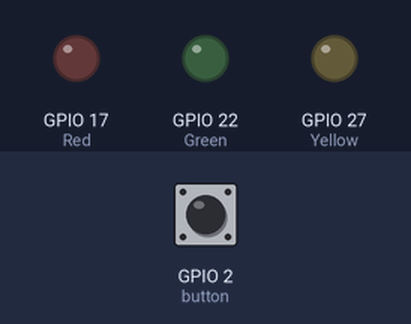
This program was run on a simulated Raspberry Pi (BCM pin numbers). Shown: output pins drawn as LEDs (lit = HIGH). Inputs (shaded band) come from the test bench; at power-on: GPIO 2 (button) HIGH.

Above: at 1.2 s.
1.3 s: GPIO 2 (button) pulled LOW for 0.15 s
4.4 s: GPIO 2 (button) pulled LOW for 3.2 s
At 8.5 s:
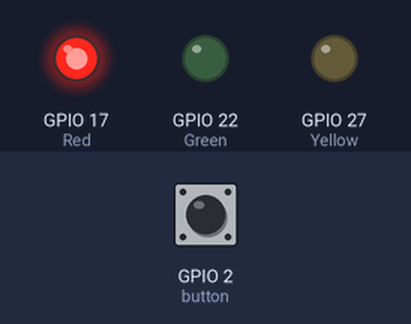
At 12.7 s:
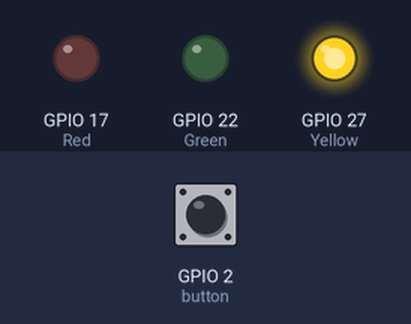
Timing chart, 0 to 24.1 s (numbered marks = the images above; inputs shaded):
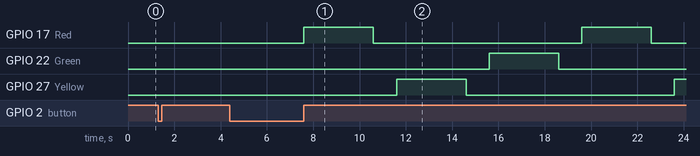

The program:

traffic.py
```python
from gpiozero import LED, Button
from signal import pause
from time import sleep


Red = LED(17)
Yellow = LED(27)
Green = LED(22)
button = Button(2)

def delay():
    Red.on
    Yellow.on
    Green.on
    sleep(5)
button.when_pressed = delay

def traffic():
    while True:
        Red.on()
        sleep(3)
        Red.off()
        sleep(1)

        Yellow.on()
        sleep(3)
        Yellow.off()
        sleep(1)

        Green.on()
        sleep(3)
        Green.off()
        sleep(1)


button.when_released= traffic


pause()
```

Measured:
- after the input at 1.3 s, every drawn part: stays the same
- by itself, GPIO 17 (Red): alternates HIGH for 3.0 s and LOW for 9.0 s
